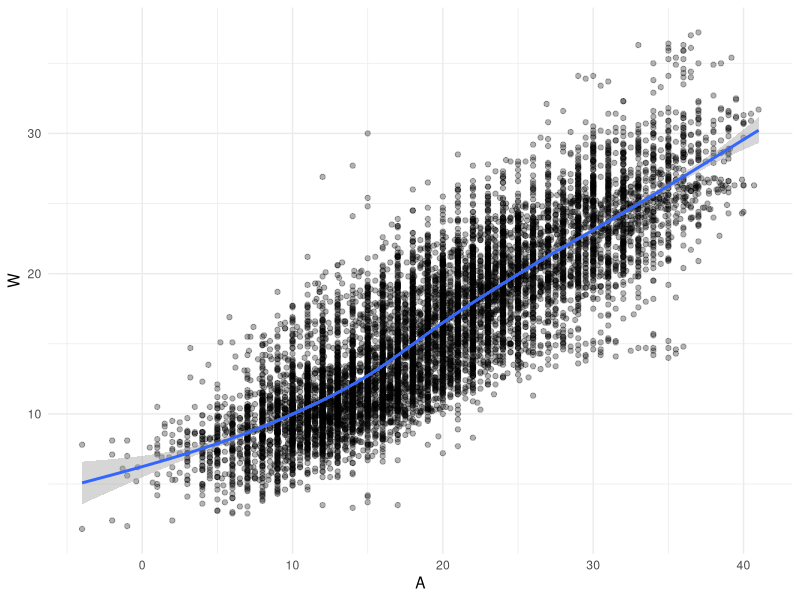
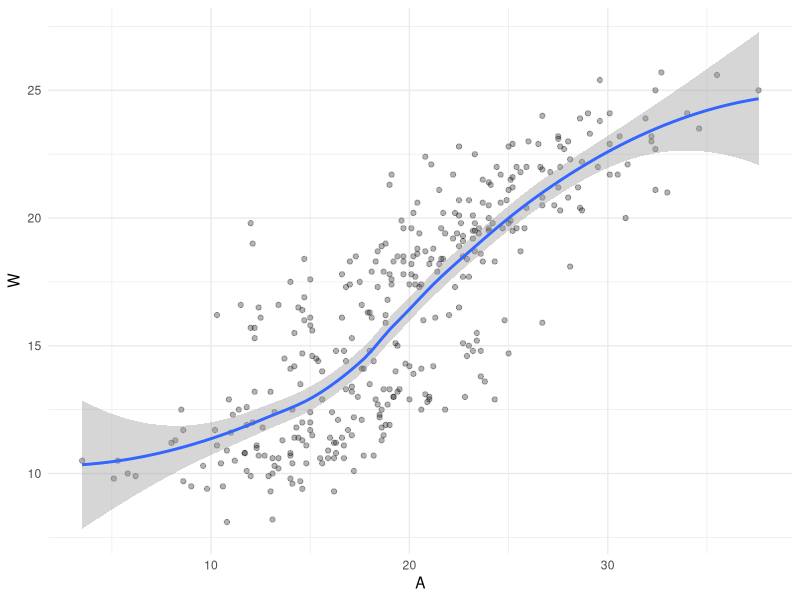
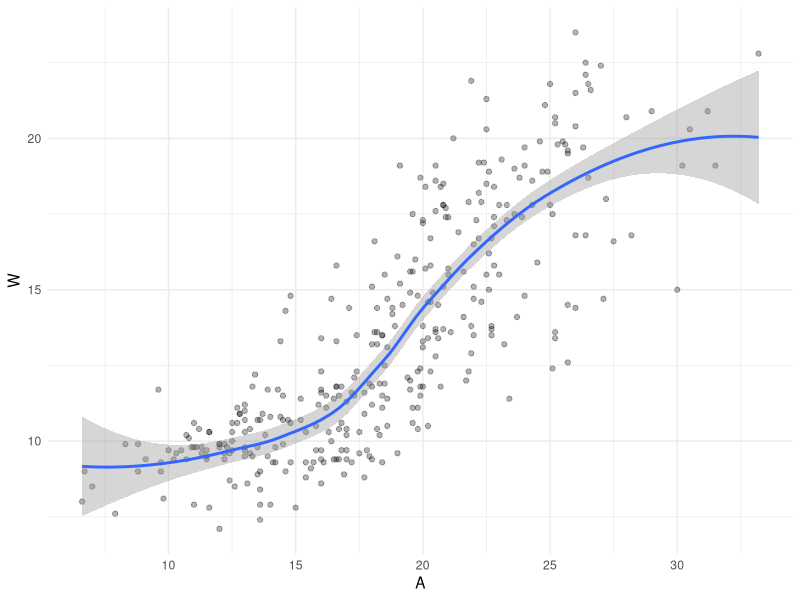
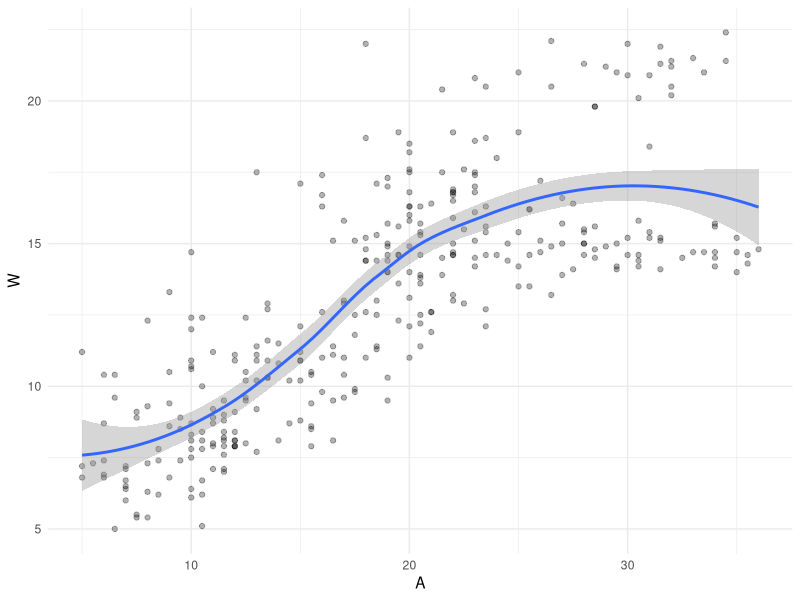
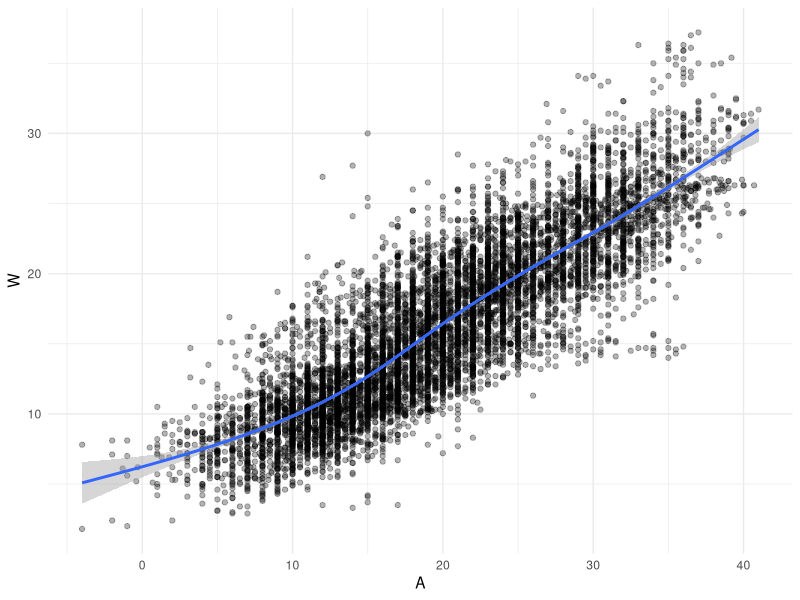
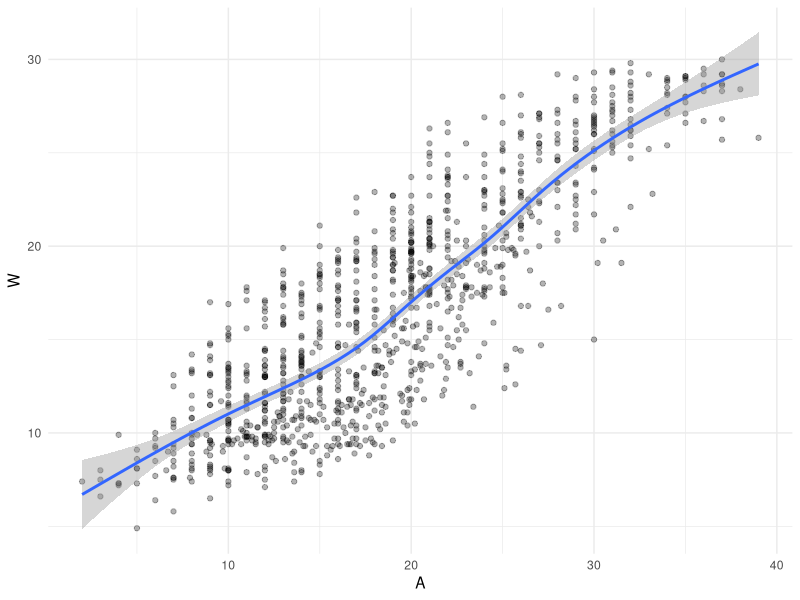

Here is the R script that generated these plots, in order:
## ---- chunk 1
knitr::opts_chunk$set(echo = TRUE,warning=F)
options(scipen=999)
library(tidyverse)    #Essential Functions
library(modelr)       #Helpful Functions in Modeling
library(xtable)
DATA=read_csv("AirWaterTemp.csv",col_types=cols()) #River Data
## ---- chunk 2
head(DATA)
## ---- chunk 3
ggplot(data=DATA) +
  geom_point(aes(x=A,y=W),alpha=0.3)+
  geom_smooth(aes(x=A,y=W)) +
  theme_minimal()
## ---- chunk 4
WAPLOT.func=function(Location){

  DATA %>% filter(L == Location) %>%
    ggplot()+
    geom_point(aes(x=A,y=W),alpha=0.3)+
    geom_smooth(aes(x=A,y=W)) +
    theme_minimal()
}

WAPLOT.func(103)
WAPLOT.func(105)
WAPLOT.func(918)
## ---- chunk 5
set.seed(216)
TEST.LOCATIONS=sample(x=unique(DATA$L),size=3,replace=F)

TRAIN = anti_join(DATA,tibble(L=TEST.LOCATIONS),by="L")
TEST = semi_join(DATA,tibble(L=TEST.LOCATIONS),by="L")
## ---- chunk 6
WAPLOT2.func=function(DATA){
  ggplot(data=DATA)+
    geom_point(aes(x=A,y=W),alpha=0.3)+
    geom_smooth(aes(x=A,y=W)) +
    theme_minimal()
}

WAPLOT2.func(TRAIN)
WAPLOT2.func(TEST)
## ---- chunk 7
linmod=lm(W~A,data=TRAIN)
summary(linmod)
## ---- chunk 8
TRAIN2 = TRAIN %>% add_predictions(linmod,var="linpred")
TEST2 = TEST %>% add_predictions(linmod,var="linpred")
## ---- chunk 9
TRAIN3 = TRAIN2 %>% add_residuals(linmod,var="linres")
TEST3 = TEST2 %>% add_residuals(linmod,var="linres")
## ---- chunk 10
poly2mod=lm(W~A+I(A^2),data=TRAIN)
poly3mod=lm(W~A+I(A^2)+I(A^3),data=TRAIN)
poly4mod=lm(W~A+I(A^2)+I(A^3)+I(A^4),data=TRAIN)
anova(linmod,poly2mod,poly3mod,poly4mod,test="Chisq")
## ---- chunk 11
TRAIN4 =TRAIN3 %>% 
  add_predictions(poly2mod,var="poly2pred") %>%
  add_predictions(poly3mod,var="poly3pred") %>%
  add_predictions(poly4mod,var="poly4pred")
  
TEST4 =TEST3 %>% 
  add_predictions(poly2mod,var="poly2pred") %>%
  add_predictions(poly3mod,var="poly3pred") %>%
  add_predictions(poly4mod,var="poly4pred")
## ---- chunk 12
TRAIN5 =TRAIN4 %>% 
  add_residuals(poly2mod,var="poly2res") %>%
  add_residuals(poly3mod,var="poly3res") %>%
  add_residuals(poly4mod,var="poly4res")

TEST5 =TEST4 %>% 
  add_residuals(poly2mod,var="poly2res") %>%
  add_residuals(poly3mod,var="poly3res") %>%
  add_residuals(poly4mod,var="poly4res")
